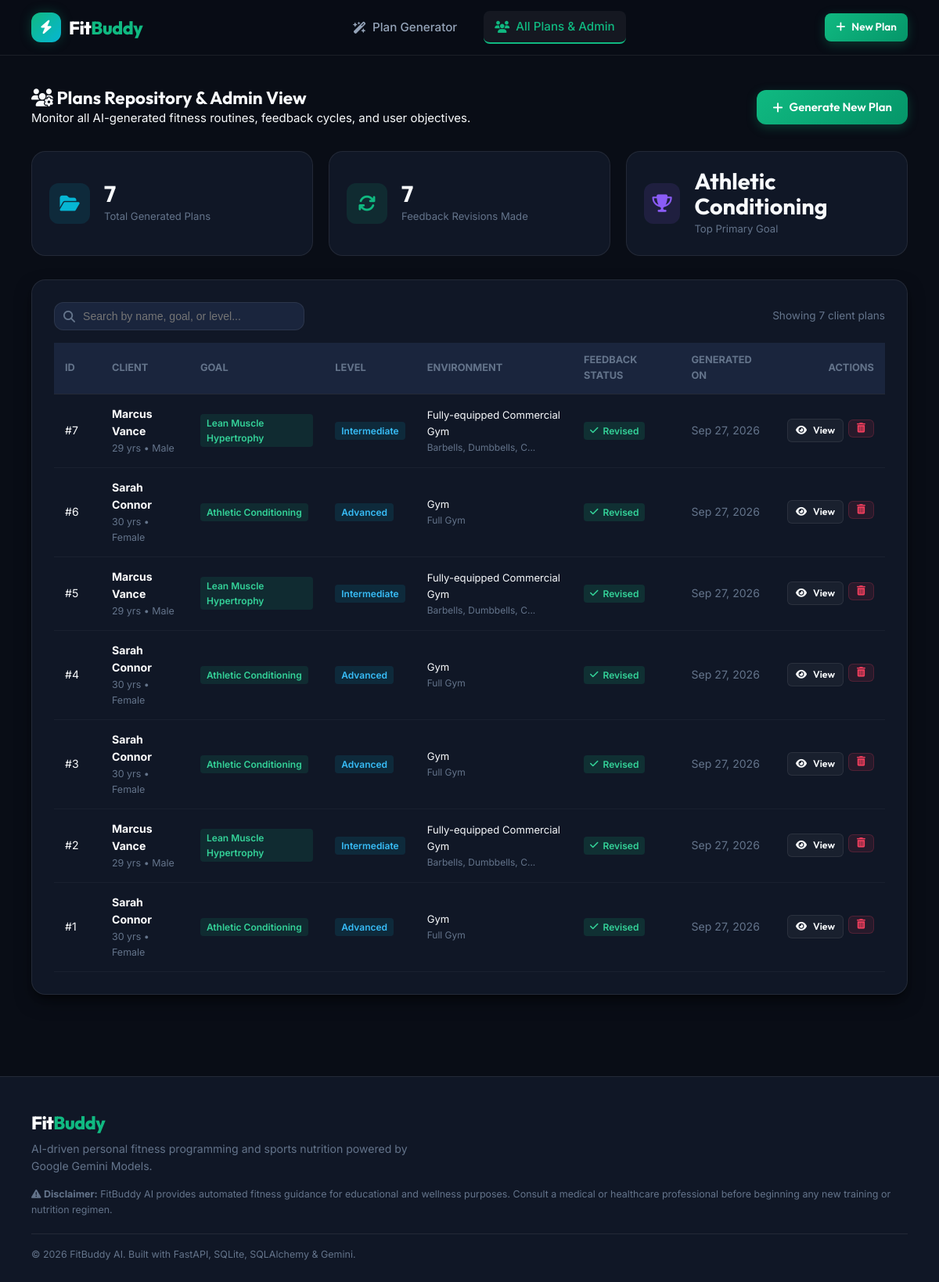
The app's page /plans with its own data.
### models.py (models this page shows, shortened)
class FitnessPlan(Base):
    __tablename__ = "fitness_plans"
    id = Column(Integer, primary_key=True, index=True, autoincrement=True)
    user_name = Column(String(100), nullable=False, index=True)
    age = Column(Integer, nullable=False)
    gender = Column(String(20), nullable=False)
    height = Column(Float, nullable=True) # in cm
    weight = Column(Float, nullable=True) # in kg
    fitness_goal = Column(String(100), nullable=False)
    fitness_level = Column(String(50), nullable=False)
    workout_location = Column(String(100), nullable=False)
    available_equipment = Column(String(200), nullable=True)
    days_per_week = Column(Integer, default=7)
    injuries_limitations = Column(Text, nullable=True, default="None")
    dietary_preference = Column(String(100), nullable=True, default="Balanced")
    original_workout_plan = Column(Text, nullable=False)
    nutrition_tips = Column(Text, nullable=False)
    recovery_tips = Column(Text, nullable=False)
    user_feedback = Column(Text, nullable=True)
    updated_workout_plan = Column(Text, nullable=True)
    feedback_applied = Column(Boolean, default=False)
    created_at = Column(DateTime, default=datetime.utcnow)
    updated_at = Column(DateTime, default=datetime.utcnow, onupdate=datetime.utcnow)

### main.py (the view)
@app.get("/admin", response_class=HTMLResponse)
@app.get("/plans", response_class=HTMLResponse)
async def admin_all_plans_view(request: Request, db: Session = Depends(get_db)):
    plans = db.query(models.FitnessPlan).order_by(models.FitnessPlan.created_at.desc()).all()
    total_plans = len(plans)
    feedback_plans = sum(1 for p in plans if p.feedback_applied)
    goals_count = {}
    for p in plans:
        goals_count[p.fitness_goal] = goals_count.get(p.fitness_goal, 0) + 1
    top_goal = max(goals_count, key=goals_count.get) if goals_count else "None"
    return templates.TemplateResponse(
        request=request,
        name="admin.html",
        context={
            "plans": plans,
            "total_plans": total_plans,
            "feedback_plans": feedback_plans,
            "top_goal": top_goal
        }
    )

### templates/admin.html (shortened to what this page needs)
{% extends "base.html" %}
{% block content %}
<div class="container admin-container">
    <div class="admin-header-row">
        <div>
            <h2><i class="fa-solid fa-users-gear"></i> Plans Repository & Admin View</h2>
            <p>Monitor all AI-generated fitness routines, feedback cycles, and user objectives.</p>
        </div>
        <div>
            <a href="/" class="btn btn-primary">
                <i class="fa-solid fa-plus"></i> Generate New Plan
            </a>
        </div>
    </div>
    <div class="admin-stats-grid">
        <div class="stat-card">
            <div class="stat-icon-wrap icon-blue">
                <i class="fa-solid fa-folder-open"></i>
            </div>
            <div class="stat-details">
                <span class="stat-num">{{ total_plans }}</span>
                <span class="stat-desc">Total Generated Plans</span>
            </div>
        </div>
        <div class="stat-card">
            <div class="stat-icon-wrap icon-green">
                <i class="fa-solid fa-arrows-rotate"></i>
            </div>
            <div class="stat-details">
                <span class="stat-num">{{ feedback_plans }}</span>
                <span class="stat-desc">Feedback Revisions Made</span>
            </div>
        </div>
        <div class="stat-card">
            <div class="stat-icon-wrap icon-purple">
                <i class="fa-solid fa-trophy"></i>
            </div>
            <div class="stat-details">
                <span class="stat-num text-sm-truncate">{{ top_goal }}</span>
                <span class="stat-desc">Top Primary Goal</span>
            </div>
        </div>
    </div>
    <div class="section-card table-section">
        <div class="table-toolbar">
            <div class="search-box">
                <i class="fa-solid fa-magnifying-glass"></i>
                <input type="text" id="adminSearchInput" placeholder="Search by name, goal, or level..." onkeyup="filterAdminTable()">
            </div>
            <div class="table-count-label">
                Showing <span id="visibleRowCount">{{ plans | length }}</span> client plans
            </div>
        </div>
        <div class="table-responsive">
            <table class="admin-table" id="plansTable">
                <thead>
                    <tr>
                        <th style="width: 60px;">ID</th>
                        <th>Client</th>
                        <th>Goal</th>
                        <th>Level</th>
                        <th>Environment</th>
                        <th>Feedback Status</th>
                        <th>Generated On</th>
                        <th style="text-align: right; width: 140px;">Actions</th>
                    </tr>
                </thead>
                <tbody>
                    {% for p in plans %}
                    <tr class="plan-row">
                        <td class="id-cell">#{{ p.id }}</td>
                        <td>
                            <div class="client-name"><strong>{{ p.user_name }}</strong></div>
                            <div class="client-meta">{{ p.age }} yrs • {{ p.gender }}</div>
                        </td>
                        <td>
                            <span class="badge badge-goal-sm">{{ p.fitness_goal }}</span>
                        </td>
                        <td>
                            <span class="badge badge-level-sm">{{ p.fitness_level }}</span>
                        </td>
                        <td>
                            <div class="loc-text">{{ p.workout_location }}</div>
                            <div class="sub-text">{{ p.available_equipment | truncate(25, True, '...') }}</div>
                        </td>
                        <td>
                            {% if p.feedback_applied %}
                            <span class="badge badge-success-sm" title="{{ p.user_feedback }}">
                                <i class="fa-solid fa-check"></i> Revised
                            </span>
                            {% else %}
                            <span class="badge badge-neutral-sm">
                                Original
                            </span>
                            {% endif %}
                        </td>
                        <td class="date-cell">
                            {{ p.created_at.strftime('%b %d, %Y') if p.created_at else 'Recent' }}
                        </td>
                        <td style="text-align: right;">
                            <div class="action-btn-group">
                                <a href="/plan/{{ p.id }}" class="btn btn-xs btn-outline" title="View Full Plan">
                                    <i class="fa-solid fa-eye"></i> View
                                </a>
                                <form action="/plan/{{ p.id }}/delete" method="POST" onsubmit="return confirm('Are you sure you want to delete this fitness plan?');" style="display:inline;">
                                    <button type="submit" class="btn btn-xs btn-danger-icon" title="Delete Plan">
                                        <i class="fa-solid fa-trash-can"></i>
                                    </button>
                                </form>
                            </div>
                        </td>
                    </tr>
                    {% endfor %}
                </tbody>
            </table>
        </div>
    </div>
</div>
{% endblock %}

### templates/base.html (shortened to what this page needs)
<!DOCTYPE html>
<html lang="en">
<head>
    <link rel="stylesheet" href="https://cdnjs.cloudflare.com/ajax/libs/font-awesome/6.5.1/css/all.min.css">
    <link rel="stylesheet" href="/static/css/style.css">
</head>
<body>
    <header class="navbar">
        <div class="nav-container">
            <a href="/" class="brand-logo">
                <div class="logo-icon"><i class="fa-solid fa-bolt"></i></div>
                <div class="logo-text">Fit<span>Buddy</span></div>
            </a>
            <nav class="nav-links">
                <a href="/" class="nav-item {% if request.url.path == '/' %}active{% endif %}">
                    <i class="fa-solid fa-wand-magic-sparkles"></i> Plan Generator
                </a>
                <a href="/admin" class="nav-item {% if '/admin' in request.url.path or '/plans' in request.url.path %}active{% endif %}">
                    <i class="fa-solid fa-users"></i> All Plans & Admin
                </a>
            </nav>
            <div class="nav-actions">
                <a href="/" class="btn btn-sm btn-primary">
                    <i class="fa-solid fa-plus"></i> New Plan
                </a>
            </div>
        </div>
    </header>
    <main class="main-content">
        {% block content %}{% endblock %}
    </main>
    <footer class="footer">
        <div class="footer-container">
            <div class="footer-brand">
                <div class="logo-text">Fit<span>Buddy</span></div>
                <p>AI-driven personal fitness programming and sports nutrition powered by Google Gemini Models.</p>
            </div>
            <div class="footer-disclaimer">
                <p><i class="fa-solid fa-triangle-exclamation"></i> <strong>Disclaimer:</strong> FitBuddy AI provides automated fitness guidance for educational and wellness purposes. Consult a medical or healthcare professional before beginning any new training or nutrition regimen.</p>
            </div>
            <div class="footer-bottom">
                <p>&copy; 2026 FitBuddy AI. Built with FastAPI, SQLite, SQLAlchemy & Gemini.</p>
            </div>
        </div>
    </footer>
</body>
</html>

### records on screen
FitnessPlan: fitness_goal "Athletic Conditioning", id "6", user_name "Sarah Connor", age "30", gender "Female", fitness_level "Advanced", workout_location "Gym", available_equipment "Full Gym", created_at "Sep 27, 2026"
FitnessPlan: id "7", user_name "Marcus Vance", age "29", gender "Male", fitness_goal "Lean Muscle Hypertrophy", fitness_level "Intermediate", workout_location "Fully-equipped Commercial Gym", available_equipment "Barbells, Dumbbells, C...", created_at "Sep 27, 2026"
FitnessPlan: id "5", user_name "Marcus Vance", age "29", gender "Male", fitness_goal "Lean Muscle Hypertrophy", fitness_level "Intermediate", workout_location "Fully-equipped Commercial Gym", available_equipment "Barbells, Dumbbells, C...", created_at "Sep 27, 2026"
FitnessPlan: id "4", user_name "Sarah Connor", age "30", gender "Female", fitness_goal "Athletic Conditioning", fitness_level "Advanced", workout_location "Gym", available_equipment "Full Gym", created_at "Sep 27, 2026"
FitnessPlan: id "3", user_name "Sarah Connor", age "30", gender "Female", fitness_goal "Athletic Conditioning", fitness_level "Advanced", workout_location "Gym", available_equipment "Full Gym", created_at "Sep 27, 2026"
FitnessPlan: id "2", user_name "Marcus Vance", age "29", gender "Male", fitness_goal "Lean Muscle Hypertrophy", fitness_level "Intermediate", workout_location "Fully-equipped Commercial Gym", available_equipment "Barbells, Dumbbells, C...", created_at "Sep 27, 2026"
FitnessPlan: id "1", user_name "Sarah Connor", age "30", gender "Female", fitness_goal "Athletic Conditioning", fitness_level "Advanced", workout_location "Gym", available_equipment "Full Gym", created_at "Sep 27, 2026"

### other values on screen
{{ total_plans }} "7"
{{ feedback_plans }} "7"
{{ plans | length }} "7"
